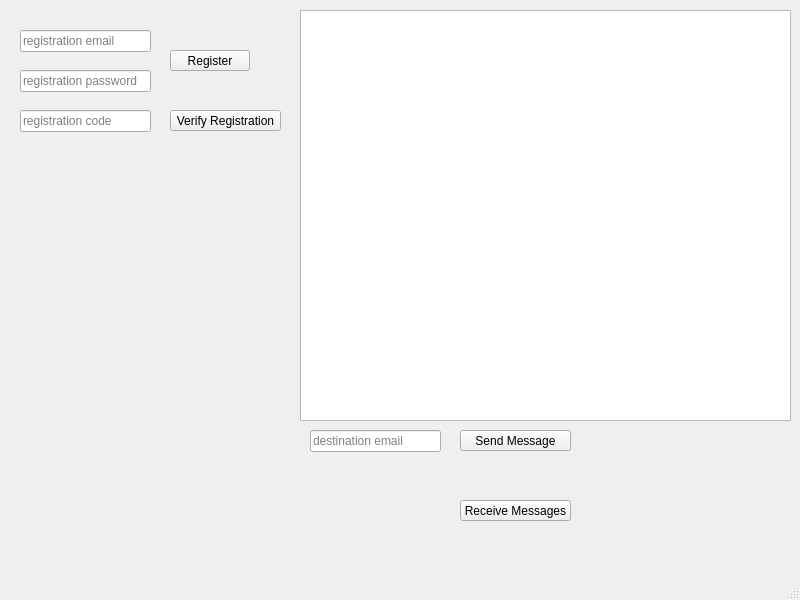
<?xml version="1.0" encoding="UTF-8"?>
<ui version="4.0">
 <class>main_window</class>
 <widget class="QMainWindow" name="main_window">
  <property name="geometry">
   <rect>
    <x>0</x>
    <y>0</y>
    <width>800</width>
    <height>600</height>
   </rect>
  </property>
  <property name="windowTitle">
   <string>SIGEMAIL</string>
  </property>
  <widget class="QWidget" name="centralwidget">
   <widget class="QLineEdit" name="register_email">
    <property name="geometry">
     <rect>
      <x>20</x>
      <y>30</y>
      <width>131</width>
      <height>22</height>
     </rect>
    </property>
    <property name="inputMask">
     <string/>
    </property>
    <property name="placeholderText">
     <string>registration email</string>
    </property>
   </widget>
   <widget class="QLineEdit" name="register_password">
    <property name="geometry">
     <rect>
      <x>20</x>
      <y>70</y>
      <width>131</width>
      <height>22</height>
     </rect>
    </property>
    <property name="inputMask">
     <string/>
    </property>
    <property name="text">
     <string/>
    </property>
    <property name="placeholderText">
     <string>registration password</string>
    </property>
   </widget>
   <widget class="QLineEdit" name="register_code">
    <property name="geometry">
     <rect>
      <x>20</x>
      <y>110</y>
      <width>131</width>
      <height>22</height>
     </rect>
    </property>
    <property name="inputMask">
     <string/>
    </property>
    <property name="text">
     <string/>
    </property>
    <property name="placeholderText">
     <string>registration code</string>
    </property>
   </widget>
   <widget class="QPushButton" name="register_btn">
    <property name="geometry">
     <rect>
      <x>170</x>
      <y>50</y>
      <width>80</width>
      <height>21</height>
     </rect>
    </property>
    <property name="text">
     <string>Register</string>
    </property>
   </widget>
   <widget class="QPushButton" name="verify_btn">
    <property name="geometry">
     <rect>
      <x>170</x>
      <y>110</y>
      <width>111</width>
      <height>21</height>
     </rect>
    </property>
    <property name="text">
     <string>Verify Registration</string>
    </property>
   </widget>
   <widget class="QPlainTextEdit" name="msg_contents">
    <property name="geometry">
     <rect>
      <x>300</x>
      <y>10</y>
      <width>491</width>
      <height>411</height>
     </rect>
    </property>
   </widget>
   <widget class="QLineEdit" name="send_dest">
    <property name="geometry">
     <rect>
      <x>310</x>
      <y>430</y>
      <width>131</width>
      <height>22</height>
     </rect>
    </property>
    <property name="inputMask">
     <string/>
    </property>
    <property name="text">
     <string/>
    </property>
    <property name="placeholderText">
     <string>destination email</string>
    </property>
   </widget>
   <widget class="QPushButton" name="send_btn">
    <property name="geometry">
     <rect>
      <x>460</x>
      <y>430</y>
      <width>111</width>
      <height>21</height>
     </rect>
    </property>
    <property name="text">
     <string>Send Message</string>
    </property>
   </widget>
   <widget class="QPushButton" name="recv_btn">
    <property name="geometry">
     <rect>
      <x>460</x>
      <y>500</y>
      <width>111</width>
      <height>21</height>
     </rect>
    </property>
    <property name="text">
     <string>Receive Messages</string>
    </property>
   </widget>
  </widget>
  <widget class="QStatusBar" name="statusbar"/>
 </widget>
 <resources/>
 <connections/>
</ui>
